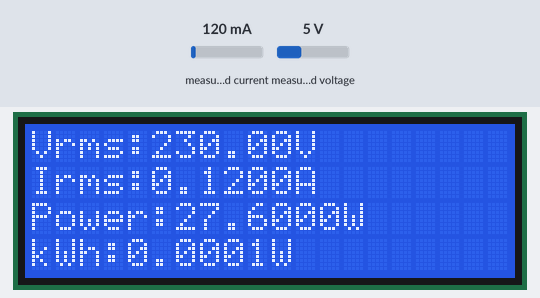
A sketch run on a simulated ESP32. On the bench: 20×4 character LCD. Inputs (shaded band) come from the test bench; at power-on: measured current 120 mA, measured voltage 5 V. WiFi joins after 1.5 s; servers stay silent unless stated; what the sketch prints to the serial monitor is not drawn.

Above: at 8.0 s.
8.1 s: measured current set to 40 mA
At 13.5 s:
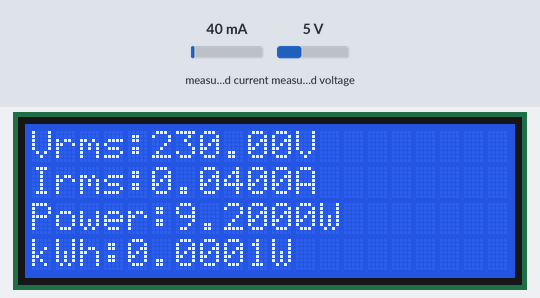
13.9 s: measured voltage set to 0.3 V
At 18.5 s:
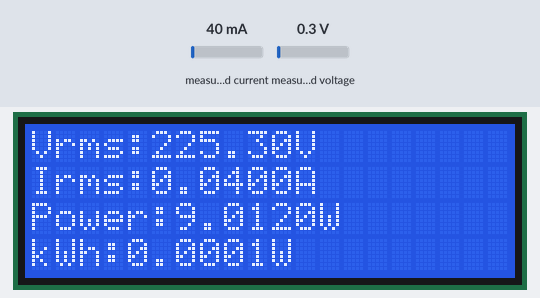
18.9 s: measured current set to 500 mA
At 23.6 s:
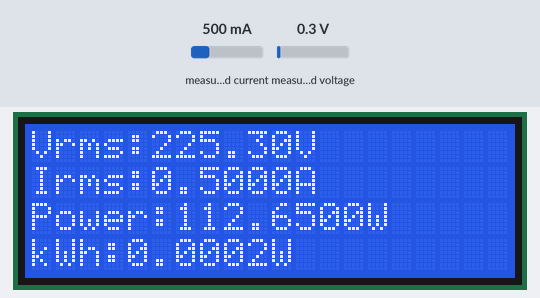
28.9 s: measured voltage set to 3.8 V
At 33.5 s:
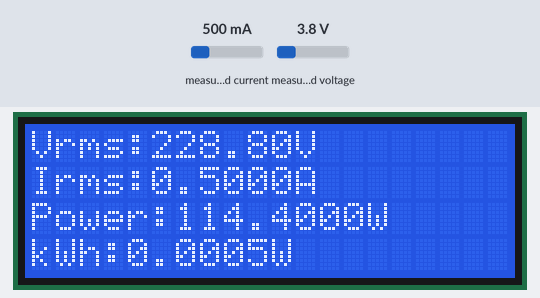
38.9 s: measured current set to 1000 mA
At 43.6 s:
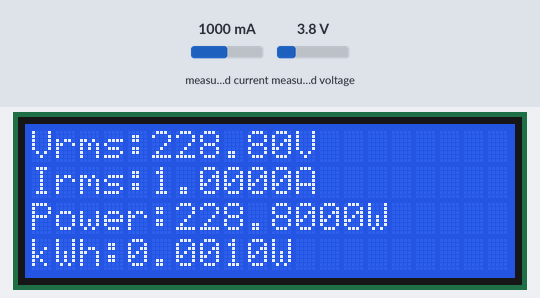
48.9 s: measured voltage set to 7.5 V
At 53.6 s:
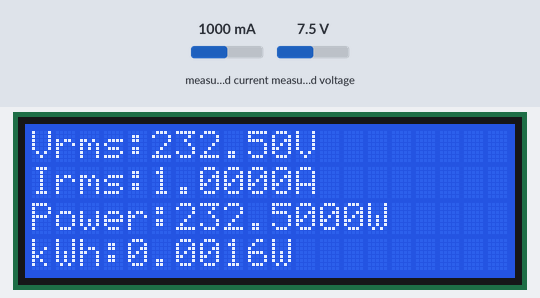
Timing chart, 0 to 55.1 s (numbered marks = the images above; inputs shaded):
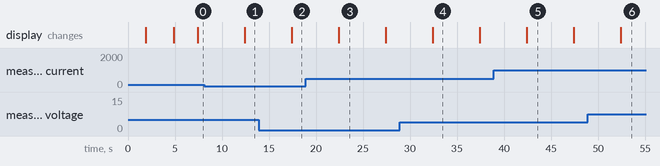

The sketch:

sketch_mar18a.ino
```cpp
#include <LiquidCrystal_I2C.h>
LiquidCrystal_I2C lcd(0x27, 20, 4);
#include "EmonLib.h"
#include <EEPROM.h>
#define BLYNK_PRINT Serial
#include <WiFi.h>
#include <WiFiClient.h>
#include <BlynkSimpleEsp32.h>

EnergyMonitor emon;
#define vCalibration 83.3
#define currCalibration 0.50

BlynkTimer timer;
char auth[] = "BsNykJ6_dYiPmmyuxZNPdkNgUO3GHcsy";
char ssid[] = "Dilukshi";
char pass[] = "Dilu0706";

float kWh = 0;
unsigned long lastmillis = millis();

void myTimerEvent()
{
  emon.calcVI(20, 2000);
  kWh = kWh + emon.apparentPower * (millis() - lastmillis) / 3600000000.0;
  yield();
  Serial.print("Vrms: ");
  Serial.print(emon.Vrms, 2);
  Serial.print("V");
  EEPROM.put(0, emon.Vrms);
  delay(100);

  Serial.print("\tIrms: ");
  Serial.print(emon.Irms, 4);
  Serial.print("A");
  EEPROM.put(4, emon.Irms);
  delay(100);

  Serial.print("\tPower: ");
  Serial.print(emon.apparentPower, 4);
  Serial.print("W");
  EEPROM.put(8, emon.apparentPower);
  delay(100);

  Serial.print("\tkWh: ");
  Serial.print(kWh, 5);
  Serial.println("kWh");
  EEPROM.put(12, kWh);

  lcd.clear();
  lcd.setCursor(0, 0);
  lcd.print("Vrms:");
  lcd.print(emon.Vrms, 2);
  lcd.print("V");
  lcd.setCursor(0, 1);
  lcd.print("Irms:");
  lcd.print(emon.Irms, 4);
  lcd.print("A");
  lcd.setCursor(0, 2);
  lcd.print("Power:");
  lcd.print(emon.apparentPower, 4);
  lcd.print("W");
  lcd.setCursor(0, 3);
  lcd.print("kWh:");
  lcd.print(kWh, 4);
  lcd.print("W");

  lastmillis = millis();

  Blynk.virtualWrite(V0, emon.Vrms);
  Blynk.virtualWrite(V1, emon.Irms);
  Blynk.virtualWrite(V2, emon.apparentPower);
  Blynk.virtualWrite(V3, kWh);
}

void setup()
{
  Serial.begin(115200);
  Blynk.begin(auth, ssid, pass);
  lcd.init();
  lcd.backlight();
  emon.voltage(35, vCalibration, 1.7);  // Voltage: input pin, calibration, phase_shift
  emon.current(34, currCalibration);    // Current: input pin, calibration.

  timer.setInterval(5000L, myTimerEvent);
  lcd.setCursor(3, 0);
  lcd.print("IoT Energy");
  lcd.setCursor(5, 1);
  lcd.print("Meter");
  delay(3000);
  lcd.clear();
}

void loop()
{
  Blynk.run();
  timer.run();
}
```

Measured:
- after the input at 8.1 s, the display: changes after 4.3 s (image 1)
- after the input at 13.9 s, the display: changes after 3.5 s (image 2)
- after the input at 18.9 s, the display: changes after 3.5 s (image 3)
- what the display in image 3 shows lasts 5.0 s, from 22.4 s to 27.4 s
